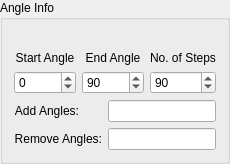
    <widget class="QGroupBox" name="groupBox_5">
     <property name="title">
      <string>Angle Info</string>
     </property>
     <layout class="QGridLayout" name="gridLayout_29">
      <item row="0" column="0">
       <widget class="QLabel" name="label_13">
        <property name="sizePolicy">
         <sizepolicy hsizetype="Preferred" vsizetype="Fixed">
          <horstretch>0</horstretch>
          <verstretch>0</verstretch>
         </sizepolicy>
        </property>
        <property name="text">
         <string/>
        </property>
       </widget>
      </item>
      <item row="3" column="0" colspan="2">
       <layout class="QGridLayout" name="gridLayout_26">
        <item row="1" column="1">
         <widget class="QLineEdit" name="le_remove_angles">
          <property name="sizePolicy">
           <sizepolicy hsizetype="Preferred" vsizetype="Fixed">
            <horstretch>0</horstretch>
            <verstretch>0</verstretch>
           </sizepolicy>
          </property>
         </widget>
        </item>
        <item row="0" column="0" rowspan="2">
         <layout class="QGridLayout" name="gridLayout_25">
          <item row="0" column="0">
           <widget class="QLabel" name="label_3">
            <property name="sizePolicy">
             <sizepolicy hsizetype="Fixed" vsizetype="Preferred">
              <horstretch>0</horstretch>
              <verstretch>0</verstretch>
             </sizepolicy>
            </property>
            <property name="text">
             <string>Add Angles:</string>
            </property>
            <property name="alignment">
             <set>Qt::AlignRight|Qt::AlignTrailing|Qt::AlignVCenter</set>
            </property>
           </widget>
          </item>
          <item row="1" column="0">
           <widget class="QLabel" name="label_4">
            <property name="sizePolicy">
             <sizepolicy hsizetype="Fixed" vsizetype="Preferred">
              <horstretch>0</horstretch>
              <verstretch>0</verstretch>
             </sizepolicy>
            </property>
            <property name="text">
             <string>Remove Angles:</string>
            </property>
            <property name="alignment">
             <set>Qt::AlignRight|Qt::AlignTrailing|Qt::AlignVCenter</set>
            </property>
           </widget>
          </item>
         </layout>
        </item>
        <item row="0" column="1">
         <widget class="QLineEdit" name="le_add_angles">
          <property name="sizePolicy">
           <sizepolicy hsizetype="Preferred" vsizetype="Fixed">
            <horstretch>0</horstretch>
            <verstretch>0</verstretch>
           </sizepolicy>
          </property>
         </widget>
        </item>
       </layout>
      </item>
      <item row="2" column="0" colspan="2">
       <layout class="QGridLayout" name="gridLayout_23">
        <item row="0" column="0">
         <layout class="QVBoxLayout" name="verticalLayout">
          <item>
           <widget class="QLabel" name="label_40">
            <property name="sizePolicy">
             <sizepolicy hsizetype="Preferred" vsizetype="Fixed">
              <horstretch>0</horstretch>
              <verstretch>0</verstretch>
             </sizepolicy>
            </property>
            <property name="text">
             <string>Start Angle</string>
            </property>
            <property name="alignment">
             <set>Qt::AlignCenter</set>
            </property>
           </widget>
          </item>
          <item>
           <widget class="QSpinBox" name="sb_start_angle">
            <property name="sizePolicy">
             <sizepolicy hsizetype="Preferred" vsizetype="Fixed">
              <horstretch>0</horstretch>
              <verstretch>0</verstretch>
             </sizepolicy>
            </property>
            <property name="minimum">
             <number>-120</number>
            </property>
            <property name="maximum">
             <number>120</number>
            </property>
           </widget>
          </item>
         </layout>
        </item>
        <item row="0" column="1">
         <layout class="QVBoxLayout" name="verticalLayout_2">
          <item>
           <widget class="QLabel" name="label_50">
            <property name="sizePolicy">
             <sizepolicy hsizetype="Preferred" vsizetype="Fixed">
              <horstretch>0</horstretch>
              <verstretch>0</verstretch>
             </sizepolicy>
            </property>
            <property name="text">
             <string>End Angle</string>
            </property>
            <property name="alignment">
             <set>Qt::AlignCenter</set>
            </property>
           </widget>
          </item>
          <item>
           <widget class="QSpinBox" name="sb_end_angle">
            <property name="sizePolicy">
             <sizepolicy hsizetype="Preferred" vsizetype="Fixed">
              <horstretch>0</horstretch>
              <verstretch>0</verstretch>
             </sizepolicy>
            </property>
            <property name="minimum">
             <number>-120</number>
            </property>
            <property name="maximum">
             <number>120</number>
            </property>
            <property name="value">
             <number>90</number>
            </property>
           </widget>
          </item>
         </layout>
        </item>
        <item row="0" column="2">
         <layout class="QVBoxLayout" name="verticalLayout_3">
          <item>
           <widget class="QLabel" name="label_60">
            <property name="sizePolicy">
             <sizepolicy hsizetype="Preferred" vsizetype="Fixed">
              <horstretch>0</horstretch>
              <verstretch>0</verstretch>
             </sizepolicy>
            </property>
            <property name="text">
             <string>No. of Steps</string>
            </property>
            <property name="alignment">
             <set>Qt::AlignCenter</set>
            </property>
           </widget>
          </item>
          <item>
           <widget class="QSpinBox" name="sb_angle_num">
            <property name="sizePolicy">
             <sizepolicy hsizetype="Preferred" vsizetype="Fixed">
              <horstretch>0</horstretch>
              <verstretch>0</verstretch>
             </sizepolicy>
            </property>
            <property name="maximum">
             <number>500</number>
            </property>
            <property name="value">
             <number>90</number>
            </property>
           </widget>
          </item>
         </layout>
        </item>
       </layout>
      </item>
     </layout>
    </widget>
